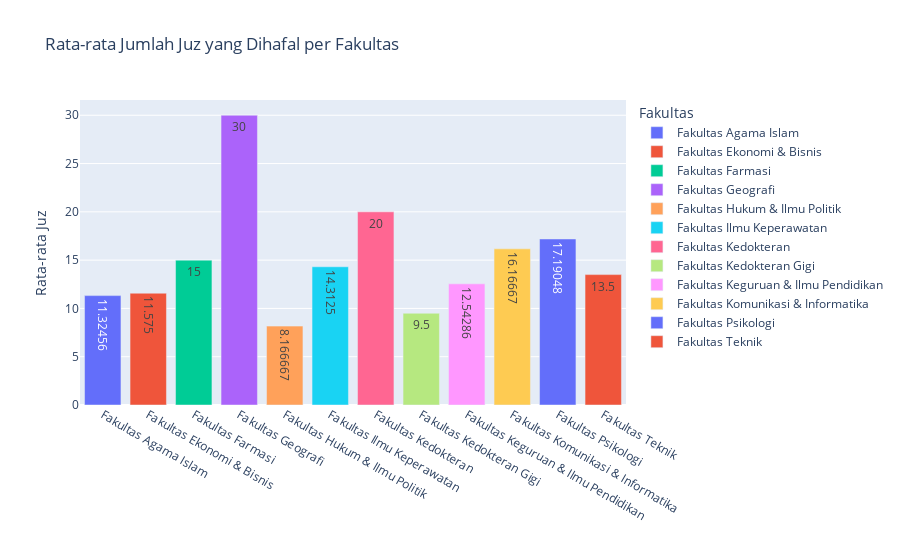

The code cell stored with this chart in its notebook:
### Code cell
df_avg = df.groupby('Fakultas', as_index=False)['Hafalan'].mean()

fig = px.bar(df_avg, x='Fakultas', y='Hafalan',
             title='Rata-rata Jumlah Juz yang Dihafal per Fakultas',
             text_auto=True, color='Fakultas')
fig.update_layout(xaxis_title='', yaxis_title='Rata-rata Juz')
fig.show()

### Figure 1 — Plotly figure (JSON) as saved in the notebook; plotly's stock layout.template omitted (floating-point values rounded to 4 significant figures)
{"data": [{"hovertemplate": "Fakultas=%{x}<br>Hafalan=%{y}<extra></extra>", "legendgroup": "Fakultas Agama Islam", "marker": {"color": "#636efa", "pattern": {"shape": ""}}, "name": "Fakultas Agama Islam", "orientation": "v", "showlegend": true, "textposition": "auto", "texttemplate": "%{y}", "type": "bar", "x": ["Fakultas Agama Islam"], "xaxis": "x", "y": [11.32], "yaxis": "y"}, {"hovertemplate": "Fakultas=%{x}<br>Hafalan=%{y}<extra></extra>", "legendgroup": "Fakultas Ekonomi & Bisnis", "marker": {"color": "#EF553B", "pattern": {"shape": ""}}, "name": "Fakultas Ekonomi & Bisnis", "orientation": "v", "showlegend": true, "textposition": "auto", "texttemplate": "%{y}", "type": "bar", "x": ["Fakultas Ekonomi & Bisnis"], "xaxis": "x", "y": [11.57], "yaxis": "y"}, {"hovertemplate": "Fakultas=%{x}<br>Hafalan=%{y}<extra></extra>", "legendgroup": "Fakultas Farmasi", "marker": {"color": "#00cc96", "pattern": {"shape": ""}}, "name": "Fakultas Farmasi", "orientation": "v", "showlegend": true, "textposition": "auto", "texttemplate": "%{y}", "type": "bar", "x": ["Fakultas Farmasi"], "xaxis": "x", "y": [15.0], "yaxis": "y"}, {"hovertemplate": "Fakultas=%{x}<br>Hafalan=%{y}<extra></extra>", "legendgroup": "Fakultas Geografi", "marker": {"color": "#ab63fa", "pattern": {"shape": ""}}, "name": "Fakultas Geografi", "orientation": "v", "showlegend": true, "textposition": "auto", "texttemplate": "%{y}", "type": "bar", "x": ["Fakultas Geografi"], "xaxis": "x", "y": [30.0], "yaxis": "y"}, {"hovertemplate": "Fakultas=%{x}<br>Hafalan=%{y}<extra></extra>", "legendgroup": "Fakultas Hukum & Ilmu Politik", "marker": {"color": "#FFA15A", "pattern": {"shape": ""}}, "name": "Fakultas Hukum & Ilmu Politik", "orientation": "v", "showlegend": true, "textposition": "auto", "texttemplate": "%{y}", "type": "bar", "x": ["Fakultas Hukum & Ilmu Politik"], "xaxis": "x", "y": [8.167], "yaxis": "y"}, {"hovertemplate": "Fakultas=%{x}<br>Hafalan=%{y}<extra></extra>", "legendgroup": "Fakultas Ilmu Keperawatan", "marker": {"color": "#19d3f3", "pattern": {"shape": ""}}, "name": "Fakultas Ilmu Keperawatan", "orientation": "v", "showlegend": true, "textposition": "auto", "texttemplate": "%{y}", "type": "bar", "x": ["Fakultas Ilmu Keperawatan"], "xaxis": "x", "y": [14.31], "yaxis": "y"}, {"hovertemplate": "Fakultas=%{x}<br>Hafalan=%{y}<extra></extra>", "legendgroup": "Fakultas Kedokteran", "marker": {"color": "#FF6692", "pattern": {"shape": ""}}, "name": "Fakultas Kedokteran", "orientation": "v", "showlegend": true, "textposition": "auto", "texttemplate": "%{y}", "type": "bar", "x": ["Fakultas Kedokteran"], "xaxis": "x", "y": [20.0], "yaxis": "y"}, {"hovertemplate": "Fakultas=%{x}<br>Hafalan=%{y}<extra></extra>", "legendgroup": "Fakultas Kedokteran Gigi", "marker": {"color": "#B6E880", "pattern": {"shape": ""}}, "name": "Fakultas Kedokteran Gigi", "orientation": "v", "showlegend": true, "textposition": "auto", "texttemplate": "%{y}", "type": "bar", "x": ["Fakultas Kedokteran Gigi"], "xaxis": "x", "y": [9.5], "yaxis": "y"}, {"hovertemplate": "Fakultas=%{x}<br>Hafalan=%{y}<extra></extra>", "legendgroup": "Fakultas Keguruan & Ilmu Pendidikan", "marker": {"color": "#FF97FF", "pattern": {"shape": ""}}, "name": "Fakultas Keguruan & Ilmu Pendidikan", "orientation": "v", "showlegend": true, "textposition": "auto", "texttemplate": "%{y}", "type": "bar", "x": ["Fakultas Keguruan & Ilmu Pendidikan"], "xaxis": "x", "y": [12.54], "yaxis": "y"}, {"hovertemplate": "Fakultas=%{x}<br>Hafalan=%{y}<extra></extra>", "legendgroup": "Fakultas Komunikasi & Informatika", "marker": {"color": "#FECB52", "pattern": {"shape": ""}}, "name": "Fakultas Komunikasi & Informatika", "orientation": "v", "showlegend": true, "textposition": "auto", "texttemplate": "%{y}", "type": "bar", "x": ["Fakultas Komunikasi & Informatika"], "xaxis": "x", "y": [16.17], "yaxis": "y"}, {"hovertemplate": "Fakultas=%{x}<br>Hafalan=%{y}<extra></extra>", "legendgroup": "Fakultas Psikologi", "marker": {"color": "#636efa", "pattern": {"shape": ""}}, "name": "Fakultas Psikologi", "orientation": "v", "showlegend": true, "textposition": "auto", "texttemplate": "%{y}", "type": "bar", "x": ["Fakultas Psikologi"], "xaxis": "x", "y": [17.19], "yaxis": "y"}, {"hovertemplate": "Fakultas=%{x}<br>Hafalan=%{y}<extra></extra>", "legendgroup": "Fakultas Teknik", "marker": {"color": "#EF553B", "pattern": {"shape": ""}}, "name": "Fakultas Teknik", "orientation": "v", "showlegend": true, "textposition": "auto", "texttemplate": "%{y}", "type": "bar", "x": ["Fakultas Teknik"], "xaxis": "x", "y": [13.5], "yaxis": "y"}], "layout": {"barmode": "relative", "legend": {"title": {"text": "Fakultas"}, "tracegroupgap": 0}, "title": {"text": "Rata-rata Jumlah Juz yang Dihafal per Fakultas"}, "xaxis": {"anchor": "y", "categoryarray": ["Fakultas Agama Islam", "Fakultas Ekonomi & Bisnis", "Fakultas Farmasi", "Fakultas Geografi", "Fakultas Hukum & Ilmu Politik", "Fakultas Ilmu Keperawatan", "Fakultas Kedokteran", "Fakultas Kedokteran Gigi", "Fakultas Keguruan & Ilmu Pendidikan", "Fakultas Komunikasi & Informatika", "Fakultas Psikologi", "Fakultas Teknik"], "categoryorder": "array", "domain": [0, 1], "title": {"text": ""}}, "yaxis": {"anchor": "x", "domain": [0, 1], "title": {"text": "Rata-rata Juz"}}}}
